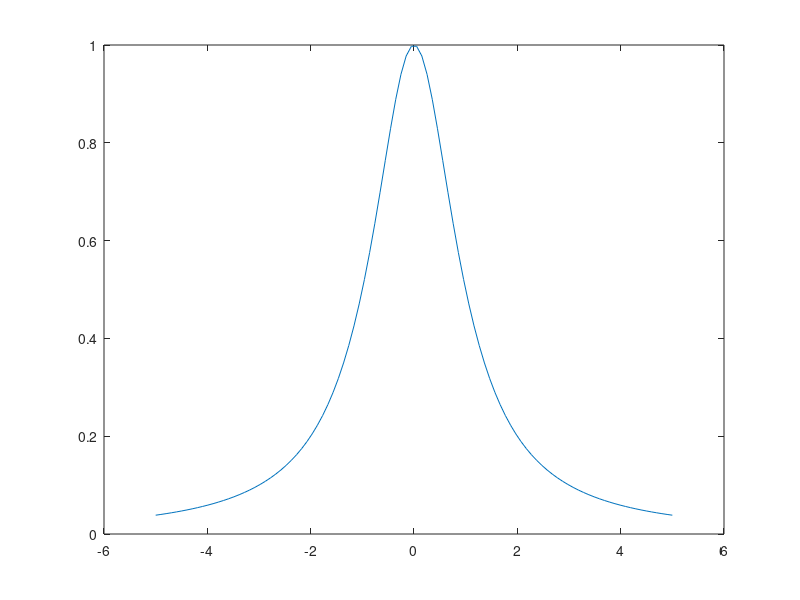

This figure's MATLAB source: (Note: this script raises an error after producing the figure.)
%Practica 6
% Jorge Gael Lopez Figueras 
% Louders Fabiola Uribe Richaud

clear all
clc

xg = [];
xg1 = [];
n = 8;
c = linspace(-5,5);
F = @(x) 1./(1.+(x.^2));
y = F(c);
plot(c,y);
hold on

for i = 2:2:n
    xg = [];
    Fg = [];
    Ma = [];
    M1 = [];


    for j = 1:i
        xg = [xg,5*cos( ((2*j-1)*pi)/(2*i) )];
    end

    xg2 = unique(xg);
    

    xg1 = [xg1,xg];
    Fg = F(xg);

    Ma = zeros(i,i);
    Ma(1:i,1) = Fg(:);
    M1 = Newton(Ma,xg2);
    plot(c,polyval(M1,c));
    hold on
end








%% Seccion 2

clear all
clc

c1 = linspace(-1,1,100);
%F2 = @(x) exp(1).^abs(x);
F2 = @(x) exp(abs(x));


y = F2(c1);

y1 = unique(y);



plot(c1,y);
hold on
m = 20;


for i = 10:10:m
    xg = [];
    Fg = [];
    Ma = [];
    M1 = [];
    

    for j = 1:i
        
        xg = [xg,(10/2)*cos( ((2*j-1)*pi)/(2*i) )];
    end
    
    xg1 = unique(xg);
    
    

    
    Fg = F2(xg1);
    
    L = length(Fg);
    
    


    Ma = zeros(L,L);
    Ma(1:L,1) = Fg(:);
    M1 = Newton(Ma,xg1);
    
    plot(c1,polyval(M1,c1));
    
end


%Creamos la funcion que encuentra los f[x0,x1...xn]

function [pol] = Newton(Mi,v)
%Esta matriz regresa el polinimio con el metodo de diferencias divididas

%Primero obtenemos la matriz con todos los valores
for i = 2:length(v)

    for j = i:length(v)
        g =  v(j)-v(j-i+1);
        Mi(j,i) = ( Mi(j,i-1)-Mi(j-1,i-1) ) / g;

    end
end 

q = [1];
pol = [Mi(1,1)];
for f = 2:length(v)-1
    monomio = [1,-v(f-1)];
    q = conv(q,monomio);
    pol = [0,pol] + Mi(f,f)*q;
end

end 








